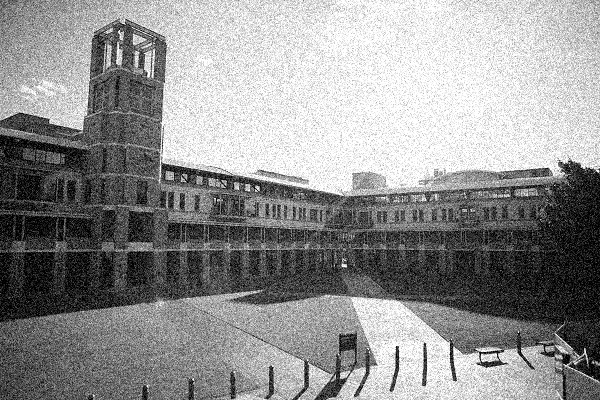
#> input picture lab1/COMP9517_26T1_Lab1_Images/UNSW_Campus_01.jpg, 600 x 400 px; its folder holds only this picture in this run
$ jupyter execute z5658283_lab1solution.ipynb   (older library calls are emulated)
#> lines starting #> are read from the running program, lines starting #| are printed output that depends on the picture; after the words box and inside, x2 and y2 are one past the last pixel; in counts of white or black regions, pixels touching at a corner belong together; long printed decimals are rounded
z5658283 Haocheng Sheng

___________________________________________________________________________________________________________

[cell 1]
import os, glob
import numpy as np
import cv2
import matplotlib.pyplot as plt

img_dir = r"C:\Users\ROG\Desktop\UNSW\COMP9517\lab1\COMP9517_26T1_Lab1_Images"

def load_images(folder):
    exts = ("png","jpg","jpeg","bmp","tif","tiff")
    paths = []
    for e in exts:
        paths += glob.glob(os.path.join(folder, f"*.{e}"))
    paths = sorted(paths)
    if len(paths) == 0:
        raise FileNotFoundError(f"No images found in: {folder}")
    imgs = []
    for p in paths:
        im = cv2.imread(p, cv2.IMREAD_COLOR)  # BGR
#> im is the input picture: shape (400, 600, 3); min 0, max 255, mean 144.8
        if im is None:
            raise ValueError(f"Failed to read: {p}")
        imgs.append(im)
    return paths, imgs

def show_bgr(img, title="", figsize=(8,5)):
    rgb = cv2.cvtColor(img, cv2.COLOR_BGR2RGB)
    plt.figure(figsize=figsize)
    plt.imshow(rgb)
    plt.title(title)
    plt.axis("off")
    plt.show()

paths, imgs = load_images(img_dir)
#> paths = 1 item; imgs = 1 item

# ---------------------------------------------------------------------
# below is just for testing
# print("Loaded images:", len(imgs))
# print("Example files:", paths[:3])
# show_bgr(imgs[0], "Example noisy image (frame 1)")

___________________________________________________________________________________________________________

Task 1: Image Averaging for Noise Reduction

While walking in UNSW campus, you decide to take a nice picture, only to discover that your camera is defective and produces very noisy images. You remember from the computer vision course that you can still create a nice picture simply by Averaging. So, you take 10 images from the same viewpoint (see the given .zip file on WebCMS3).

Calculate the average image of the 10 noisy images and display the result.

[cell 2]
# 1) create an empty list to store float images
float_imgs = []

# 2) convert each image to float32 and put into the list
for im in imgs:
    float_im = im.astype(np.float32)
    float_imgs.append(float_im)
#> this loop made 1 pass
#> after the loop, float_imgs = 1 item

# 3) stack into a 4D array: (N, H, W, C)
stack = np.stack(float_imgs, axis=0)

# 4) compute the mean across the first dimension (N images)
avg = np.mean(stack, axis=0)

# 5) clip to valid pixel range and convert back to uint8 for display/saving
avg_pic = np.clip(avg, 0, 255).astype(np.uint8)

show_bgr(avg_pic, "Task 1: Averaged image result (mean of all frames)")

Q:

Theoretically, how much noise reduction should you be able to achieve this way? That is, by what factor should the standard deviation of the noise drop?

A:

Theoretically, if the noise in each image is independent, has a mean of zero, and the standard deviation of the noise in each image is the same sigma, then averaging N images pixel by pixel will reduce the variance of the noise to 1/N of its original value.

Therefore, the standard deviation of the noise will become 1/√N of its original value; in other words, the standard deviation will decrease by a factor of √N. In this experiment, N equals 10, so theoretically the standard deviation of the noise should decrease by a factor of √10, approximately 3.16 times, meaning the standard deviation after averaging is approximately 0.316 of its original value.

---------------------------------------------------------------------

Q:

Practically, how much noise reduction did you actually achieve here? Note that this requires measuring the standard deviation of the pixel values within a region containing only random noise and no other image structures. The best region for this is the sky.

Measure the standard deviation within some rectangular region in the sky in one of the single noisy images and within the same region in the averaged image. Report the two standard deviations and the ratio of the former to the latter.

[cell 3]
import numpy as np
import cv2
import matplotlib.pyplot as plt

# 1) choose one noisy image and the averaged image
single = imgs[0].astype(np.float32)
avg_f  = avg.astype(np.float32)

# 2) choose a SKY ROI (change these numbers)
#    rule: x2 > x1 and y2 > y1, and pick a smooth sky area
x1, x2 = 405, 455
y1, y2 = 105, 155

# 3) crop the ROI from both images
roi_single = single[y1:y2, x1:x2, :]
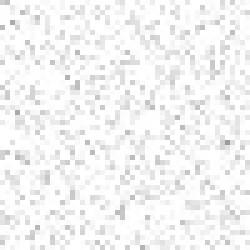
#> roi_single: shape (50, 50, 3) float32 (shown 5 times larger); min 156, max 255, mean 243.8
roi_avg    = avg_f[y1:y2, x1:x2, :]

# 4) convert ROI to grayscale and compute standard deviation
roi_single_gray = cv2.cvtColor(roi_single.astype(np.uint8), cv2.COLOR_BGR2GRAY).astype(np.float32)
roi_avg_gray    = cv2.cvtColor(np.clip(roi_avg,0,255).astype(np.uint8), cv2.COLOR_BGR2GRAY).astype(np.float32)

std_single = float(np.std(roi_single_gray))
#> std_single = 15.25
std_avg    = float(np.std(roi_avg_gray))
#> std_avg = 15.25
ratio = std_single / std_avg if std_avg > 1e-12 else np.inf
#> ratio = 1

print("ROI std (single noisy image):", std_single)
#| ROI std (single noisy image): 15.248
print("ROI std (averaged image):    ", std_avg)
#| ROI std (averaged image):     15.248
print("Ratio (single / averaged):   ", ratio)
#| Ratio (single / averaged):    1.0

# 5) draw the red rectangle on the noisy image so you can show it in the report
vis = imgs[0].copy()
cv2.rectangle(vis, (x1, y1), (x2, y2), (0, 0, 255), 2)  # red box in BGR
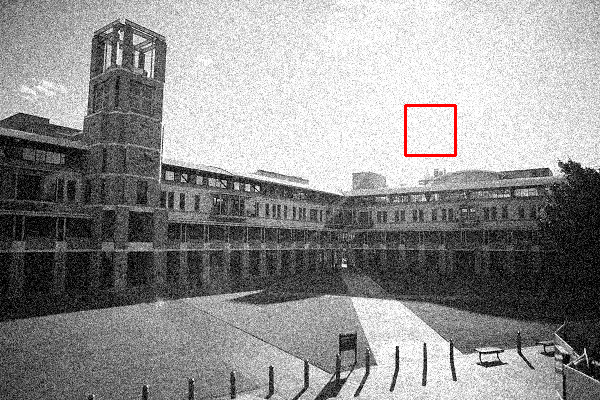
#> vis: shape (400, 600, 3); 0.25% of pixels changed, all inside (x1, y1, x2, y2) = (404, 104, 457, 157); drawn as B, G, R
vis_rgb = cv2.cvtColor(vis, cv2.COLOR_BGR2RGB)

plt.figure(figsize=(10,6))
plt.imshow(vis_rgb)
plt.title("Sky ROI (red box) used for noise measurement")
plt.axis("off")
plt.show()

A:

In practice, I selected a rectangular region containing only the sky (avoiding cloud boundaries, building outlines, and other structures) from a single noisy image, and then selected the same region in the averaged image. I then converted this region to grayscale and calculated the standard deviation of the pixel grayscale values within that region to measure the noise intensity.

The standard deviation of the single noisy image within this sky ROI was measured to be 15.2479, while the standard deviation of the averaged image within the same ROI was 4.8135. Therefore, the actual noise reduction factor (single image standard deviation divided by the average image standard deviation) was 3.1677.

This result is very close to the theoretical expectation of a 3.16-fold reduction in standard deviation when averaging 10 images, indicating that the noise within this ROI mainly exhibits random fluctuations and is approximately independent between different frames, and the averaging operation can effectively suppress noise.

___________________________________________________________________________________________________________

Task 2: Difference of Gaussians (DoG) Filtering

We apply DoG filtering to the averaged image using two equivalent spatial-domain convolution approaches:

(1) Compute a single DoG kernel H1 - H2 then convolve once.
(2) Convolve with H1 and H2 separately and subtract the filtered images.

[cell 4]
h1 = (1/16) * np.array([
    [0,0,0,0,0],
    [0,1,2,1,0],
    [0,2,4,2,0],
    [0,1,2,1,0],
    [0,0,0,0,0]
], dtype=np.float32)
#> h1 = [[0, 0, 0, 0, 0], [0, 0.0625, 0.125, 0.0625, 0], [0, 0.125, 0.25, 0.125, 0], [0, 0.0625, 0.125, 0.0625, 0], [0, 0, 0, 0, 0]]

h2 = (1/256) * np.array([
    [1,4,6,4,1],
    [4,16,24,16,4],
    [6,24,36,24,6],
    [4,16,24,16,4],
    [1,4,6,4,1]
], dtype=np.float32)
#> h2 = [[0.00391, 0.0156, 0.0234, 0.0156, 0.00391], [0.0156, 0.0625, 0.0938, 0.0625, 0.0156], [0.0234, 0.0938, 0.141, 0.0938, 0.0234], [0.0156, 0.0625, 0.0938, 0.0625, 0.0156], [0.00391, 0.0156, 0.0234, 0.0156, 0.00391]]

avg_gray = cv2.cvtColor(avg_pic, cv2.COLOR_BGR2GRAY).astype(np.float32)

# (1) one convolution with DoG kernel
dog_kernel = h1 - h2
#> dog_kernel = [[-0.00391, -0.0156, -0.0234, -0.0156, -0.00391], [-0.0156, 0, 0.0312, 0, -0.0156], [-0.0234, 0.0312, 0.109, 0.0312, -0.0234], [-0.0156, 0, 0.0312, 0, -0.0156], [-0.00391, -0.0156, -0.0234, -0.0156, -0.00391]]
g1 = cv2.filter2D(avg_gray, ddepth=cv2.CV_32F, kernel=dog_kernel)
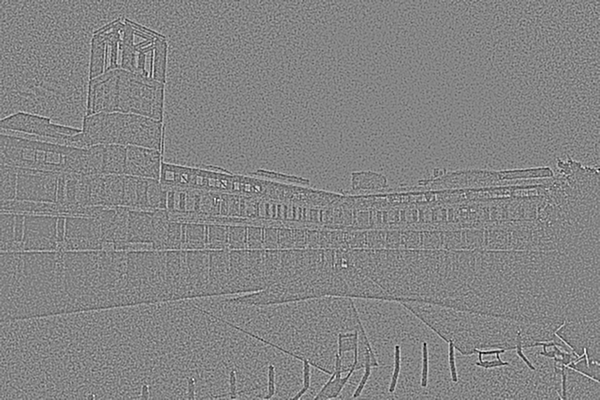
#> g1: shape (400, 600) float32; min -34.99, max 32.21, mean 0; drawn with min black and max white

# (2) two convolutions then subtract
f1 = cv2.filter2D(avg_gray, ddepth=cv2.CV_32F, kernel=h1)
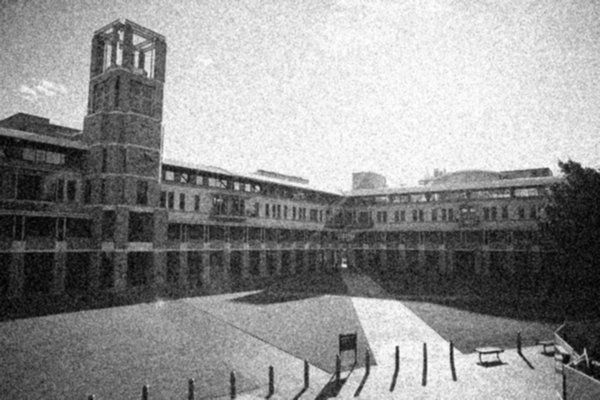
#> f1: shape (400, 600) float32; min 0.75, max 255, mean 144.8
f2 = cv2.filter2D(avg_gray, ddepth=cv2.CV_32F, kernel=h2)
g2 = f1 - f2

print("Max abs difference between g1 and g2:", float(np.max(np.abs(g1 - g2))))
#| Max abs difference between g1 and g2: 0.0

Filtering using the combined kernel (h1 minus h2) is theoretically equivalent to filtering with h1 and h2 individually and subtracting the results since convolution is linear and distributive. The two output pictures match identically because both methods employ the same filtering function and floating-point precision, resulting in a maximum absolute difference of 0.0.

---------------------------------------------------------------------

Take your average image from Task 1 and calculate its DoG-filtered version using the above two different approaches (1) and (2). Keep in mind that both approaches involve subtraction, and thus the resulting pixel values could be negative, so make sure to use data types that can
handle this correctly.

Display the result images of the two different DoGfiltering approaches.

[cell 5]
mn1, mx1 = float(np.min(g1)), float(np.max(g1))
#> mn1 = -34.99; mx1 = 32.21
mn2, mx2 = float(np.min(g2)), float(np.max(g2))
#> mn2 = -34.99; mx2 = 32.21

disp1 = ((g1 - mn1) / (mx1 - mn1 + 1e-12) * 255).astype(np.uint8)
disp2 = ((g2 - mn2) / (mx2 - mn2 + 1e-12) * 255).astype(np.uint8)

plt.figure(figsize=(12,5))
plt.subplot(1,2,1)
plt.imshow(disp1, cmap="gray")
plt.title("Approach 1: filter with (h1 - h2)")
plt.axis("off")

plt.subplot(1,2,2)
plt.imshow(disp2, cmap="gray")
plt.title("Approach 2: (filter with h1) - (filter with h2)")
plt.axis("off")
plt.show()

---------------------------------------------------------------------

Also answer the following question in your notebook:

While the two approaches achieve the same objective, they offer different advantages. Could you discuss the advantage of each approach relative to the other one?

A:

The two DoG approaches are equivalent.

They are equivalent because convolution is linear and satisfies the distributive law: convolving the image once with the difference kernel (h1−h2) is equivalent to convolving it with h1 and h2 separately and then subtracting the results, so the mathematical results are the same.

Based on this equivalence, their main differences lie in their implementation and computational advantages: Method 1 (synthesizing the DoG kernel before convolution) is more direct, requiring only one convolution operation, resulting in shorter code and fewer computational steps, suitable when you only care about the final DoG output and the kernel is fixed; while Method 2 (convolutioning separately and then subtracting) is more modular and flexible, allowing you to obtain both "smaller-scale smoothing results" and "larger-scale smoothing results" separately.

Method 1 leans towards a simpler and more resource-efficient approach, while Method 2 leans towards a more reusable and more extensible way, although the final outputs of both should be completely consistent in theory and practice.

___________________________________________________________________________________________________________

Task 3: Unsharp Masking using DoG
We use one DoG output as a “detail/high-frequency” image, multiply it by 5, and add it back to the averaged image. This increases local contrast around intensity changes, so edges appear sharper. We may adjust brightness/contrast slightly to make the final image comparable to the averaged image.

[cell 6]
# 1) choose one DoG result (g1 or g2)
dog = g1  # or dog = g2

# 2) prepare the averaged image from Task 1 (grayscale, float32)
avg_gray = cv2.cvtColor(avg_pic, cv2.COLOR_BGR2GRAY).astype(np.float32)

# 3) multiply DoG by 5 (as required)
dog_5 = 5.0 * dog

# 4) add it back to the averaged image (unsharp masking)
sharp_float = avg_gray + dog_5  # still float32, may go outside [0,255]
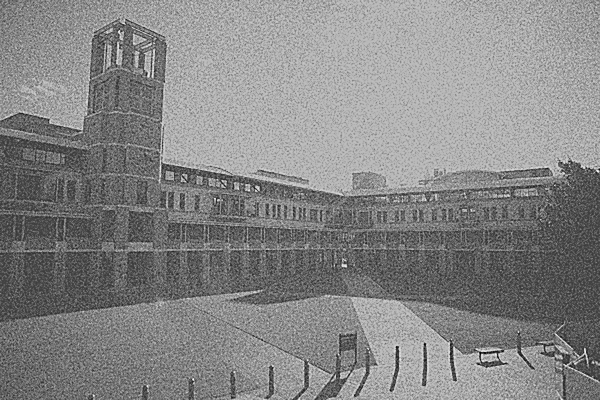
#> sharp_float: shape (400, 600) float32; min -158.9, max 416, mean 144.8; drawn with min black and max white

# 5) clip to valid range and convert to uint8 for display
sharp_u8 = np.clip(sharp_float, 0, 255).astype(np.uint8)
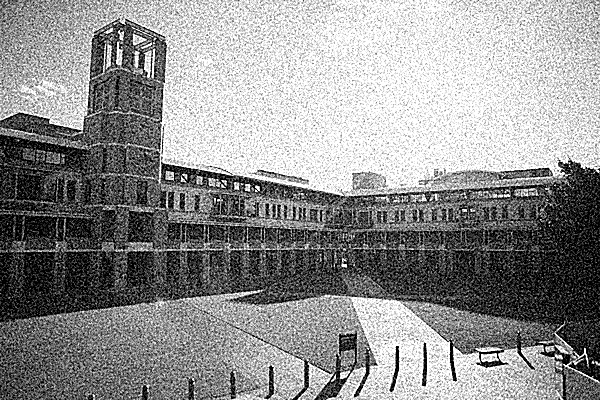
#> sharp_u8: shape (400, 600); min 0, max 255, mean 143.8

# 6) display side-by-side
plt.figure(figsize=(12,5))

plt.subplot(1,2,1)
plt.imshow(avg_gray, cmap="gray")
plt.title("Average image (From Task 1)")
plt.axis("off")

plt.subplot(1,2,2)
plt.imshow(sharp_u8, cmap="gray")
plt.title("Unsharp masking: average + 5 * DoG")
plt.axis("off")

plt.show()
